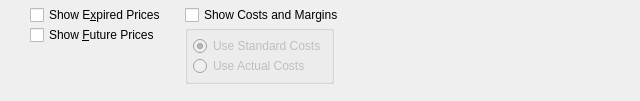
<?xml version="1.0" encoding="UTF-8"?>
<ui version="4.0">
 <comment>This file is part of the xTuple ERP: PostBooks Edition, a free and
open source Enterprise Resource Planning software suite,
Copyright (c) 1999-2019 by OpenMFG LLC, d/b/a xTuple.
It is licensed to you under the Common Public Attribution License
version 1.0, the full text of which (including xTuple-specific Exhibits)
is available at www.xtuple.com/CPAL.  By using this software, you agree
to be bound by its terms.</comment>
 <class>dspPricesByItem</class>
 <widget class="QWidget" name="dspPricesByItem">
  <property name="geometry">
   <rect>
    <x>0</x>
    <y>0</y>
    <width>640</width>
    <height>101</height>
   </rect>
  </property>
  <property name="windowTitle">
   <string>Prices by Item</string>
  </property>
  <layout class="QHBoxLayout" name="horizontalLayout">
   <item>
    <layout class="QVBoxLayout" name="verticalLayout">
     <item>
      <widget class="ItemCluster" name="_item"/>
     </item>
     <item>
      <spacer name="verticalSpacer">
       <property name="orientation">
        <enum>Qt::Vertical</enum>
       </property>
       <property name="sizeHint" stdset="0">
        <size>
         <width>20</width>
         <height>0</height>
        </size>
       </property>
      </spacer>
     </item>
    </layout>
   </item>
   <item>
    <layout class="QVBoxLayout">
     <property name="spacing">
      <number>0</number>
     </property>
     <item>
      <widget class="XCheckBox" name="_showExpired">
       <property name="sizePolicy">
        <sizepolicy hsizetype="Fixed" vsizetype="Fixed">
         <horstretch>0</horstretch>
         <verstretch>0</verstretch>
        </sizepolicy>
       </property>
       <property name="text">
        <string>Show E&amp;xpired Prices</string>
       </property>
      </widget>
     </item>
     <item>
      <layout class="QHBoxLayout">
       <property name="spacing">
        <number>0</number>
       </property>
       <item>
        <widget class="XCheckBox" name="_showFuture">
         <property name="text">
          <string>Show &amp;Future Prices</string>
         </property>
        </widget>
       </item>
       <item>
        <spacer>
         <property name="orientation">
          <enum>Qt::Horizontal</enum>
         </property>
         <property name="sizeType">
          <enum>QSizePolicy::Preferred</enum>
         </property>
         <property name="sizeHint" stdset="0">
          <size>
           <width>20</width>
           <height>20</height>
          </size>
         </property>
        </spacer>
       </item>
      </layout>
     </item>
     <item>
      <spacer>
       <property name="orientation">
        <enum>Qt::Vertical</enum>
       </property>
       <property name="sizeType">
        <enum>QSizePolicy::Expanding</enum>
       </property>
       <property name="sizeHint" stdset="0">
        <size>
         <width>20</width>
         <height>0</height>
        </size>
       </property>
      </spacer>
     </item>
    </layout>
   </item>
   <item>
    <layout class="QVBoxLayout">
     <property name="spacing">
      <number>0</number>
     </property>
     <item>
      <widget class="XCheckBox" name="_showCosts">
       <property name="sizePolicy">
        <sizepolicy hsizetype="Fixed" vsizetype="Fixed">
         <horstretch>0</horstretch>
         <verstretch>0</verstretch>
        </sizepolicy>
       </property>
       <property name="text">
        <string>Show Costs and Margins</string>
       </property>
      </widget>
     </item>
     <item>
      <layout class="QHBoxLayout">
       <property name="spacing">
        <number>0</number>
       </property>
       <item>
        <widget class="QGroupBox" name="_costsGroup">
         <property name="enabled">
          <bool>false</bool>
         </property>
         <property name="title">
          <string/>
         </property>
         <layout class="QVBoxLayout">
          <property name="spacing">
           <number>0</number>
          </property>
          <property name="margin">
           <number>5</number>
          </property>
          <item>
           <widget class="QRadioButton" name="_useStandardCosts">
            <property name="text">
             <string>Use Standard Costs</string>
            </property>
            <property name="checked">
             <bool>true</bool>
            </property>
           </widget>
          </item>
          <item>
           <widget class="QRadioButton" name="_useActualCosts">
            <property name="text">
             <string>Use Actual Costs</string>
            </property>
           </widget>
          </item>
         </layout>
        </widget>
       </item>
       <item>
        <spacer>
         <property name="orientation">
          <enum>Qt::Horizontal</enum>
         </property>
         <property name="sizeType">
          <enum>QSizePolicy::Expanding</enum>
         </property>
         <property name="sizeHint" stdset="0">
          <size>
           <width>0</width>
           <height>20</height>
          </size>
         </property>
        </spacer>
       </item>
      </layout>
     </item>
     <item>
      <spacer>
       <property name="orientation">
        <enum>Qt::Vertical</enum>
       </property>
       <property name="sizeType">
        <enum>QSizePolicy::Expanding</enum>
       </property>
       <property name="sizeHint" stdset="0">
        <size>
         <width>20</width>
         <height>0</height>
        </size>
       </property>
      </spacer>
     </item>
    </layout>
   </item>
  </layout>
 </widget>
 <layoutdefault spacing="5" margin="5"/>
 <customwidgets>
  <customwidget>
   <class>ItemCluster</class>
   <extends>QWidget</extends>
   <header>itemcluster.h</header>
   <container>1</container>
  </customwidget>
  <customwidget>
   <class>XCheckBox</class>
   <extends>QCheckBox</extends>
   <header>xcheckbox.h</header>
  </customwidget>
 </customwidgets>
 <tabstops>
  <tabstop>_item</tabstop>
  <tabstop>_showExpired</tabstop>
  <tabstop>_showFuture</tabstop>
  <tabstop>_showCosts</tabstop>
  <tabstop>_useStandardCosts</tabstop>
 </tabstops>
 <resources/>
 <connections>
  <connection>
   <sender>_showCosts</sender>
   <signal>toggled(bool)</signal>
   <receiver>_costsGroup</receiver>
   <slot>setEnabled(bool)</slot>
   <hints>
    <hint type="sourcelabel">
     <x>459</x>
     <y>27</y>
    </hint>
    <hint type="destinationlabel">
     <x>460</x>
     <y>50</y>
    </hint>
   </hints>
  </connection>
 </connections>
</ui>
